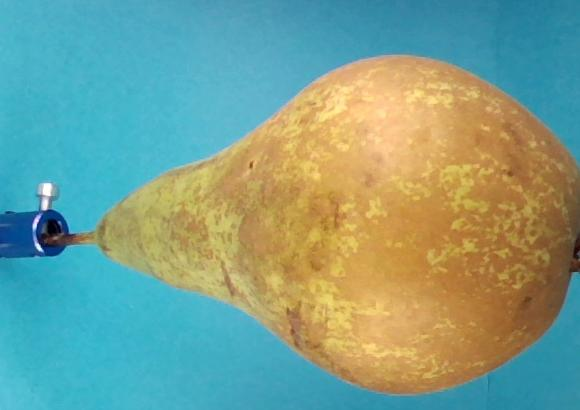
#> input picture datasets/machine5/images_cropped/test_125_1.jpg, 580 x 410 px, found by its file name
$ python reconstruct.py
#> lines starting #> are read from the running program, lines starting #| are printed output that depends on the picture
### shape_from_motion/database.py
# Copyright (c), ETH Zurich and UNC Chapel Hill.
# All rights reserved.
#
# Redistribution and use in source and binary forms, with or without
# modification, are permitted provided that the following conditions are met:
#
#     * Redistributions of source code must retain the above copyright
#       notice, this list of conditions and the following disclaimer.
#
#     * Redistributions in binary form must reproduce the above copyright
#       notice, this list of conditions and the following disclaimer in the
#       documentation and/or other materials provided with the distribution.
#
#     * Neither the name of ETH Zurich and UNC Chapel Hill nor the names of
#       its contributors may be used to endorse or promote products derived
#       from this software without specific prior written permission.
#
# THIS SOFTWARE IS PROVIDED BY THE COPYRIGHT HOLDERS AND CONTRIBUTORS "AS IS"
# AND ANY EXPRESS OR IMPLIED WARRANTIES, INCLUDING, BUT NOT LIMITED TO, THE
# IMPLIED WARRANTIES OF MERCHANTABILITY AND FITNESS FOR A PARTICULAR PURPOSE
# ARE DISCLAIMED. IN NO EVENT SHALL THE COPYRIGHT HOLDERS OR CONTRIBUTORS BE
# LIABLE FOR ANY DIRECT, INDIRECT, INCIDENTAL, SPECIAL, EXEMPLARY, OR
# CONSEQUENTIAL DAMAGES (INCLUDING, BUT NOT LIMITED TO, PROCUREMENT OF
# SUBSTITUTE GOODS OR SERVICES; LOSS OF USE, DATA, OR PROFITS; OR BUSINESS
# INTERRUPTION) HOWEVER CAUSED AND ON ANY THEORY OF LIABILITY, WHETHER IN
# CONTRACT, STRICT LIABILITY, OR TORT (INCLUDING NEGLIGENCE OR OTHERWISE)
# ARISING IN ANY WAY OUT OF THE USE OF THIS SOFTWARE, EVEN IF ADVISED OF THE
# POSSIBILITY OF SUCH DAMAGE.


# This script is based on an original implementation by True Price.

import sqlite3
import sys

import numpy as np

IS_PYTHON3 = sys.version_info[0] >= 3

MAX_IMAGE_ID = 2**31 - 1

CREATE_CAMERAS_TABLE = """CREATE TABLE IF NOT EXISTS cameras (
    camera_id INTEGER PRIMARY KEY AUTOINCREMENT NOT NULL,
    model INTEGER NOT NULL,
    width INTEGER NOT NULL,
    height INTEGER NOT NULL,
    params BLOB,
    prior_focal_length INTEGER NOT NULL)"""

CREATE_DESCRIPTORS_TABLE = """CREATE TABLE IF NOT EXISTS descriptors (
    image_id INTEGER PRIMARY KEY NOT NULL,
    rows INTEGER NOT NULL,
    cols INTEGER NOT NULL,
    data BLOB,
    FOREIGN KEY(image_id) REFERENCES images(image_id) ON DELETE CASCADE)"""

CREATE_IMAGES_TABLE = """CREATE TABLE IF NOT EXISTS images (
    image_id INTEGER PRIMARY KEY AUTOINCREMENT NOT NULL,
    name TEXT NOT NULL UNIQUE,
    camera_id INTEGER NOT NULL,
    CONSTRAINT image_id_check CHECK(image_id >= 0 and image_id < {}),
    FOREIGN KEY(camera_id) REFERENCES cameras(camera_id))
""".format(MAX_IMAGE_ID)

CREATE_POSE_PRIORS_TABLE = """CREATE TABLE IF NOT EXISTS pose_priors (
    image_id INTEGER PRIMARY KEY NOT NULL,
    position BLOB,
    coordinate_system INTEGER NOT NULL,
    position_covariance BLOB,
    FOREIGN KEY(image_id) REFERENCES images(image_id) ON DELETE CASCADE)"""

CREATE_TWO_VIEW_GEOMETRIES_TABLE = """
CREATE TABLE IF NOT EXISTS two_view_geometries (
    pair_id INTEGER PRIMARY KEY NOT NULL,
    rows INTEGER NOT NULL,
    cols INTEGER NOT NULL,
    data BLOB,
    config INTEGER NOT NULL,
    F BLOB,
    E BLOB,
    H BLOB,
    qvec BLOB,
    tvec BLOB)
"""

CREATE_KEYPOINTS_TABLE = """CREATE TABLE IF NOT EXISTS keypoints (
    image_id INTEGER PRIMARY KEY NOT NULL,
    rows INTEGER NOT NULL,
    cols INTEGER NOT NULL,
    data BLOB,
    FOREIGN KEY(image_id) REFERENCES images(image_id) ON DELETE CASCADE)
"""

CREATE_MATCHES_TABLE = """CREATE TABLE IF NOT EXISTS matches (
    pair_id INTEGER PRIMARY KEY NOT NULL,
    rows INTEGER NOT NULL,
    cols INTEGER NOT NULL,
    data BLOB)"""

CREATE_NAME_INDEX = (
    "CREATE UNIQUE INDEX IF NOT EXISTS index_name ON images(name)"
)

CREATE_ALL = "; ".join(
    [
        CREATE_CAMERAS_TABLE,
        CREATE_IMAGES_TABLE,
        CREATE_POSE_PRIORS_TABLE,
        CREATE_KEYPOINTS_TABLE,
        CREATE_DESCRIPTORS_TABLE,
        CREATE_MATCHES_TABLE,
        CREATE_TWO_VIEW_GEOMETRIES_TABLE,
        CREATE_NAME_INDEX,
    ]
)


# [24 lines left out: functions image_ids_to_pair_id, pair_id_to_image_ids, array_to_blob, blob_to_array, not called in this run]


class COLMAPDatabase(sqlite3.Connection):
    @staticmethod
    def connect(database_path):
        return sqlite3.connect(database_path, factory=COLMAPDatabase)

    def __init__(self, *args, **kwargs):
        super(COLMAPDatabase, self).__init__(*args, **kwargs)

        self.create_tables = lambda: self.executescript(CREATE_ALL)
        self.create_cameras_table = lambda: self.executescript(
            CREATE_CAMERAS_TABLE
        )
        self.create_descriptors_table = lambda: self.executescript(
            CREATE_DESCRIPTORS_TABLE
        )
        self.create_images_table = lambda: self.executescript(
            CREATE_IMAGES_TABLE
        )
        self.create_pose_priors_table = lambda: self.executescript(
            CREATE_POSE_PRIORS_TABLE
        )
        self.create_two_view_geometries_table = lambda: self.executescript(
            CREATE_TWO_VIEW_GEOMETRIES_TABLE
        )
        self.create_keypoints_table = lambda: self.executescript(
            CREATE_KEYPOINTS_TABLE
        )
        self.create_matches_table = lambda: self.executescript(
            CREATE_MATCHES_TABLE
        )
        self.create_name_index = lambda: self.executescript(CREATE_NAME_INDEX)

    # [289 lines left out: functions add_camera, add_image, add_pose_prior, add_keypoints, add_descriptors, add_matches and 2 more, not called in this run]


# [2 lines that do not run on import are left out]

### shape_from_motion/reconstruct.py
import json
import os
from pathlib import Path
from matplotlib import pyplot as plt
import numpy as np
import pycolmap
from shape_from_motion.database import COLMAPDatabase
#from database import COLMAPDatabase # if running this file as main
from time import perf_counter
from PIL import Image
from scipy.spatial.transform import Rotation
from shape_from_motion.sfm_utils.colmap_utils import read_images_binary

def open_image_file(path: str) -> list[str]:
    with open(path, 'r') as f:
        lines = f.readlines()
    imgs = []
    skip = 0
    for i, line in enumerate(lines):
        if line[0] == '#':
            skip += 1
            continue
        if (i + skip) % 2 == 0:
            line = line[:-1]
            imgs.append(line.split(" "))
    return imgs

def add_imgs_to_database(database_path: str, image_path: str) -> None:
    """adds image paths with id and pose data from images.txt to the database"""
    imgs = open_image_file(image_path)

    db = COLMAPDatabase.connect(database_path)
    for img in imgs:
        if img[0] == '#':
            continue
        db.add_image(img[-1], img[-2], img[0])
    db.commit()
    db.close()

# [21 lines left out: functions open_camera_file, add_cams_to_database, not called in this run]

def create_database(database_path: str) -> None:
    """creates an empty COLMAP database"""
    db = COLMAPDatabase.connect(database_path)
    db.create_tables()


def transpose_images(input_dir, output_dir):
#> called with input_dir = 'datasets/machine5/images_cropped/', output_dir = 'datasets/machine5/images_T'
    os.makedirs(output_dir, exist_ok=True)

    for filename in os.listdir(input_dir):
        if filename.lower().endswith((".png", ".jpg", ".jpeg", ".bmp", ".tiff")):
            input_path = os.path.join(input_dir, filename)
            output_path = os.path.join(output_dir, filename)

            with Image.open(input_path) as img:
#> img is the input picture: PIL image 580x410 RGB; mean R, G, B 122.8, 159.9, 142.3
                transposed = img.transpose(Image.TRANSPOSE)  # swaps x and y axes
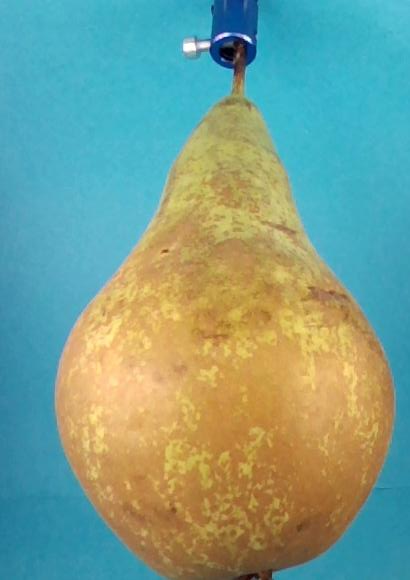
#> transposed: PIL image 410x580 RGB; mean R, G, B 122.8, 159.9, 142.3
                transposed.save(output_path)


# [101 lines left out: functions load_poses_from_file, quats_to_cartesian, plot_poses, scale_point_cloud, not called in this run]

def reconstruct_with_known_poses(database_path: str, image_dir: str, output_path: str, known_parameters_path: str) -> None:
    """creates a ply file from images and their camera positions."""

    transpose_images(image_dir, output_path+'images_T')

    t = perf_counter()
    create_database(database_path)
    add_imgs_to_database(database_path, f"{known_parameters_path}images.txt")
    add_cams_to_database(database_path, f"{known_parameters_path}cameras.txt")

    pycolmap.extract_features(database_path, output_path+'images_T')
    pycolmap.match_exhaustive(database_path)
    #pycolmap.verify_matches(database_path, (f"{known_parameters_path}/points3D.txt"))

    reconstruction = pycolmap.Reconstruction()
    reconstruction.read(known_parameters_path)
    reconstruction = pycolmap.triangulate_points(reconstruction, database_path, image_dir, output_path)

    reconstruction.export_PLY(f"{output_path}/sparse_reconstruction.ply")
    print(f"reconstruct_with_known_poses took: {perf_counter()-t}s")

# [13 lines left out: function reconstruct_unknown_poses, not called in this run]

if __name__ == "__main__":
    werkmap = 'datasets/machine5'

    database_path = f"{werkmap}/database.db"
    image_dir = f"{werkmap}/images_cropped/"
    output_path = f"{werkmap}/"
    known_parameters_path = f"{werkmap}/known_parameters/"

#> (the run stopped early here; a loop or call above may not have finished)
